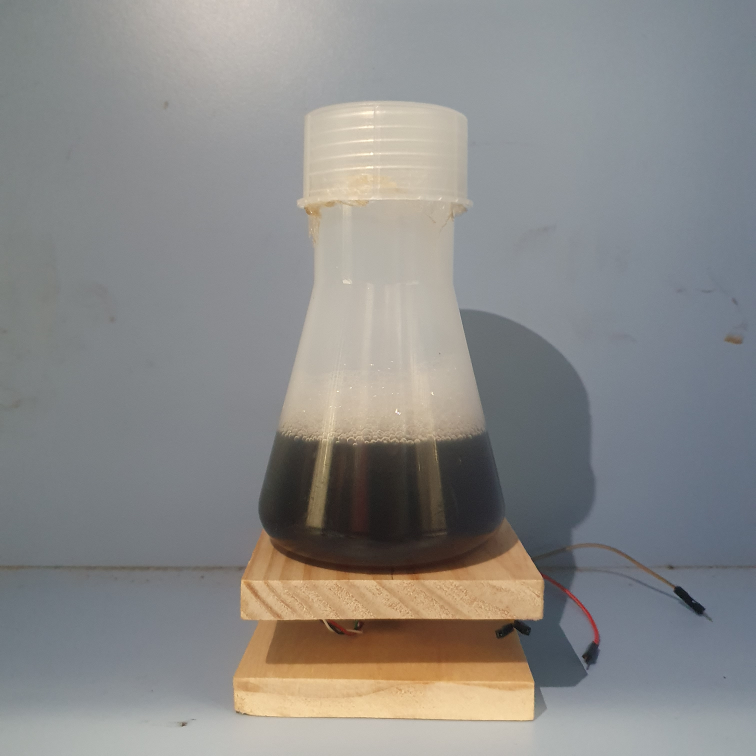
#> input picture foam_detection/images/fg2.jpg, 3024 x 3024 px, found by its file name (shown at 1/4 size)
$ python difference_test.py
#> lines starting #> are read from the running program, lines starting #| are printed output that depends on the picture
import cv2
# Rescaling image
def rescaleFrame(frame, scale):
    """
    Function to rescale an image based on a scale ratio
    :param frame: image to rescale
    :param scale: positive float representing scale
    :returns: rescaled image
    """
    width = int(frame.shape[1] * scale)
    height = int(frame.shape[0] * scale)
    dimensions = (width, height)

    return cv2.resize(frame, dimensions, interpolation=cv2.INTER_CUBIC)

# Choose image
original = cv2.imread("foam_detection/images/fg2.jpg")
#> original is the input picture: shape (3024, 3024, 3); mean B, G, R 136.1, 137.8, 138.7
duplicate = cv2.imread("foam_detection/images/background/bg2.jpg")
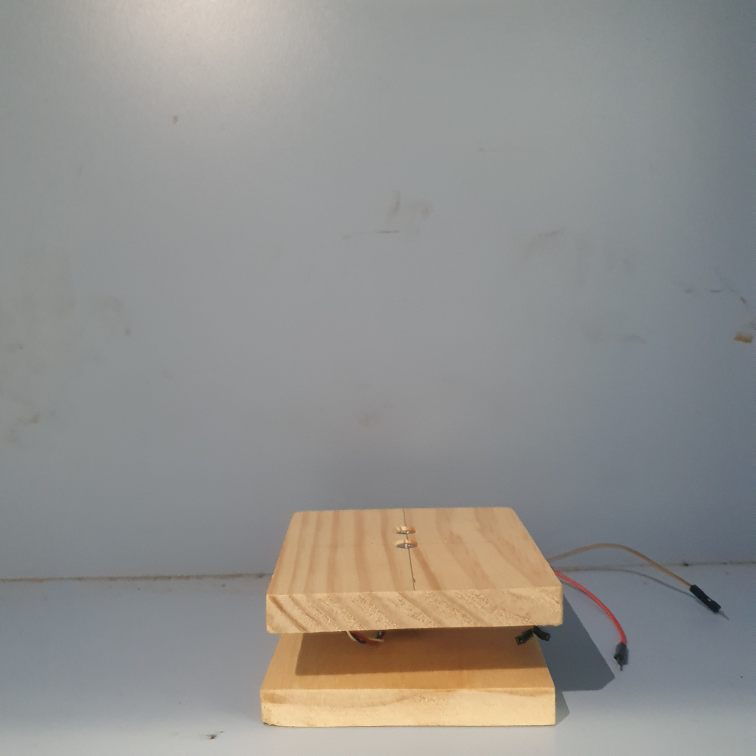
#> input picture foam_detection/images/background/bg2.jpg, 3024 x 3024 px, found by its file name (shown at 1/4 size)
#> duplicate is the input picture: shape (3024, 3024, 3); mean B, G, R 141.4, 144.7, 146

scale = 768/max(original.shape[0],original.shape[1])
#> scale = 0.254
original = rescaleFrame(original, scale)
#> in rescaleFrame, `return cv2.resize(frame, dimensions, interpolation=cv2.INTER_CUBIC)`:
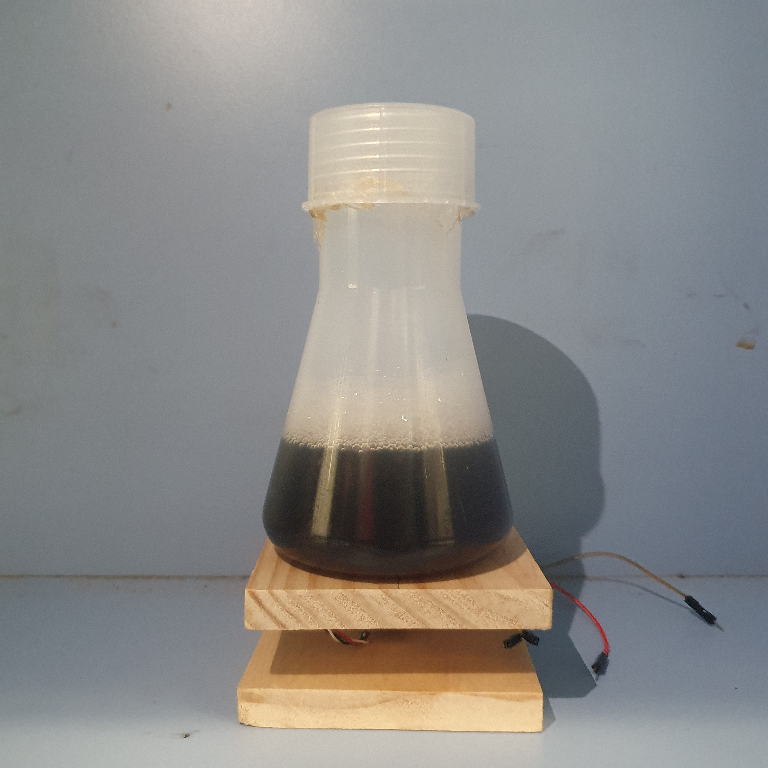
#> returned value: shape (768, 768, 3); mean of channels 0, 1, 2 136.1, 137.8, 138.7; drawn as B, G, R
duplicate = rescaleFrame(duplicate, scale)
#> call 2 of rescaleFrame, with scale = 0.254
#> in rescaleFrame (call 2), `return cv2.resize(frame, dimensions, interpolation=cv2.INTER_CUBIC)`:
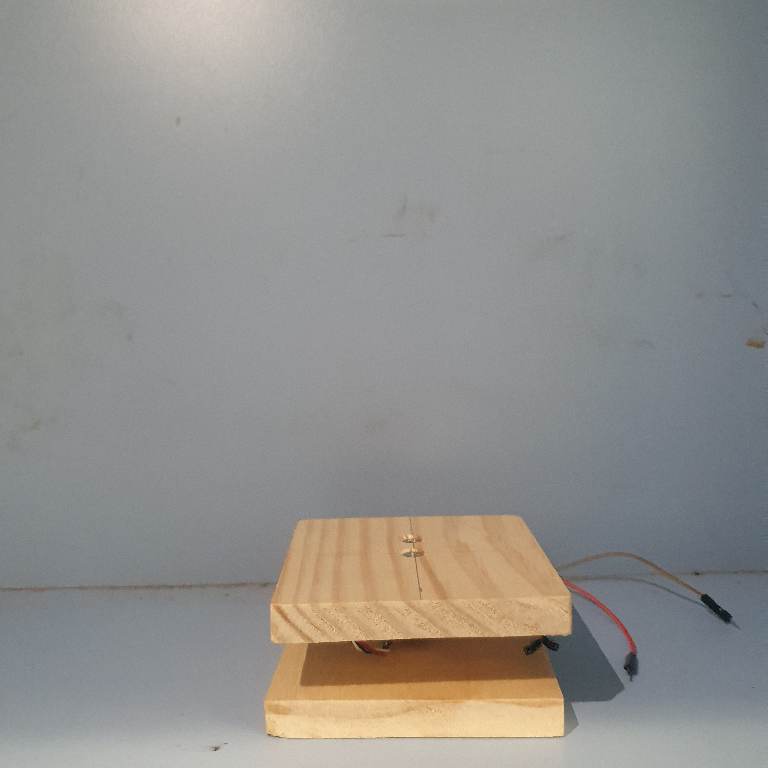
#> returned value: shape (768, 768, 3); mean of channels 0, 1, 2 141.4, 144.7, 146; drawn as B, G, R


# Store the image shape into variable
ori_shape = original.shape[:2]
#> ori_shape = (768, 768)
dup_shape = duplicate.shape[:2]
#> dup_shape = (768, 768)

# TEST 1: Based on shape of image
if ori_shape == dup_shape:
    print("Image size is same")
else:
    print("Image is different in size")

# TEST 1: Based on shape of image
if ori_shape == dup_shape:
    print("Image size is same")

    # Extract the difference of color element between two image
    difference = cv2.subtract(original, duplicate)
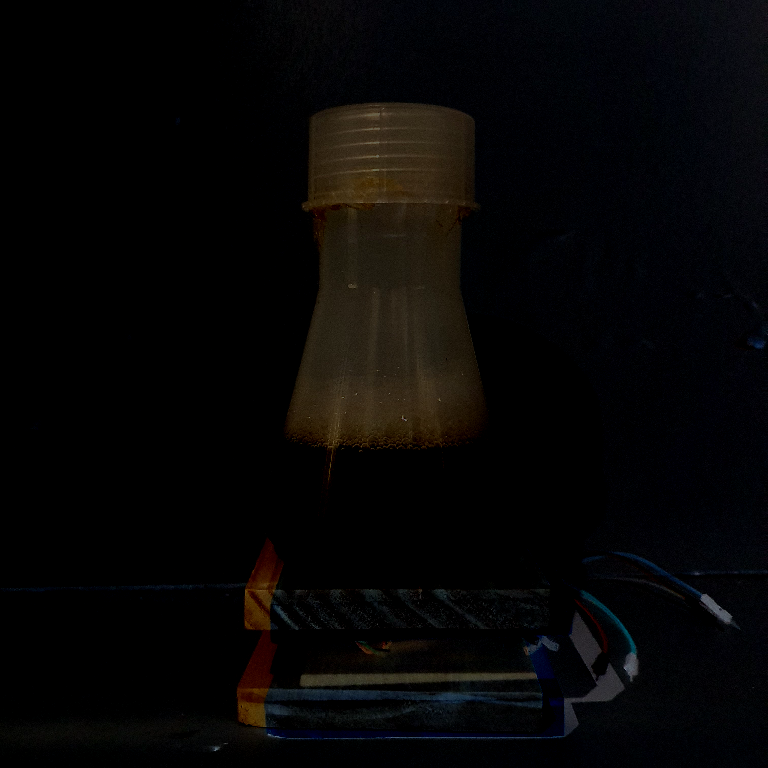
#> difference: shape (768, 768, 3); mean B, G, R 5.3, 5.4, 6.3
    b, g, r = cv2.split(difference)
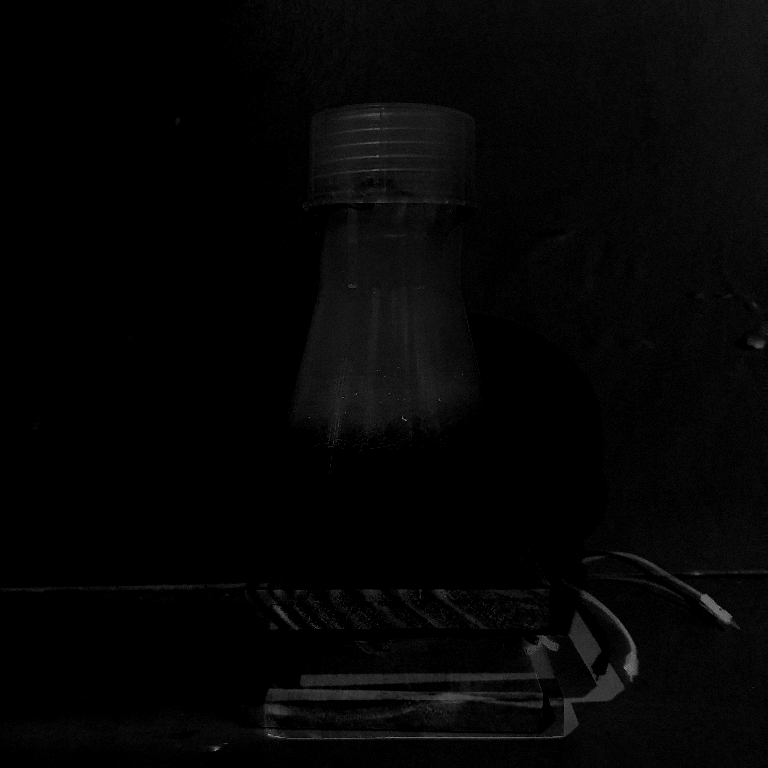
#> b: shape (768, 768); min 0, max 143, mean 5.3
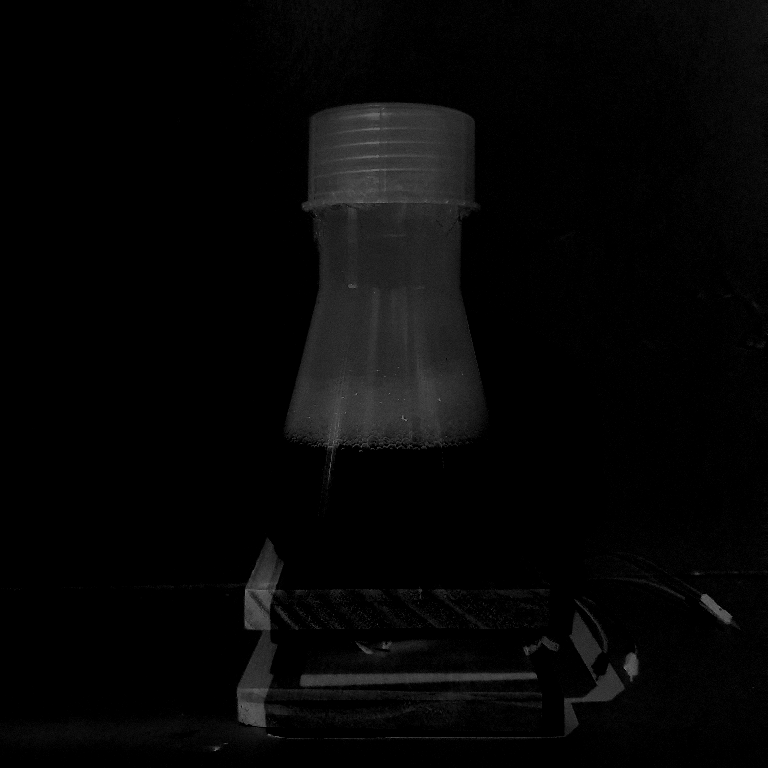
#> r: shape (768, 768); min 0, max 122, mean 6.3


# TEST 1: Based on shape of image
if ori_shape == dup_shape:
    # ...

    # TEST 2: Based on color of image
    if cv2.countNonZero(b) == 0 and cv2.countNonZero(g) == 0 and cv2.countNonZero(r) == 0:
        print("The color is equal")
    else:
        print('The color of image is different')
        cv2.imshow('Difference', difference)

cv2.waitKey(0)
cv2.destroyAllWindows(0)
